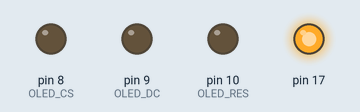
Recording of a sketch running on a simulated SparkFun Pro Micro, built with avr-gcc and run on an emulated ATmega32U4. Shown: output pins drawn as LEDs (lit = HIGH). Pins used as bus, display or sensor lines are not drawn.

Above: at 0.1 s.
At 1.0 s:
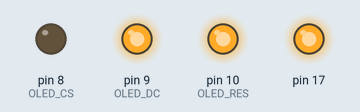
Timing chart, 0 to 2.5 s (numbered marks = the images above):
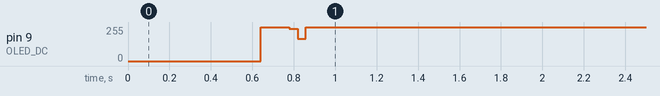

The sketch:

Code.ino
```cpp
/**********************************************
 * MLX90614_with_OLED_SSD1351_Thermometer
 * MLX90614的学习与测试
 * 通过OLED屏幕卖家提供的C51代码适配Arduino
 * 软件模拟IO方式实现I2C、SMBus
 *
 * Modify：
 * 切换使用硬件SPI
 * -20201119
 * 添加I2C驱动
 * -20201126
 * 参考不知名大佬代码重写I2C.cpp
 * -20201212
 *
 * Author：
 * Created 14 Dec. 2020
 * by Lexsion Lee
 * https://Lexsion.com
 *
 * 硬件：
 * 平台：Arduino Pro Micro
 * IO:
 * OLED_CLK 15
 * OLED_DIN 16
 * OLED_RES 10
 * OLED_DC 9
 * OLED_CS 8
 *
 * I2C_SDA 2
 * I2c_SCL 3
 *
 * OLED驱动文件：
 * oled.h & oled.cpp
 * -- oledfont.h
 * -- SPI.h & SPI.cpp
 * MLX90614驱动：
 * MLX90614.cpp & MLX90614.h
 * -- i2c.cpp & i2c.h
 *********************************************/

#include "SPI.h"
#include "oled.h"
#include "i2c.h"
#include "MLX90614.h"

float thermo_TOBJ1; //存储温度数据
unsigned char cfb; //摄氏度华氏度指示，0为摄氏，1为华氏 //*!避免出现2，是个警告标识
unsigned int disp_color;  //BLUE:sub35.90 ; GREEN:35.90~37.3 ; ORANGE：37.3~38.00 ; RED:over38.00

//函数声明区域：
void DispWell(uu16 y_posi,uu16 color); //显示欢迎信息
void ThermoDisplay(float dat_disp);  //显示温度
void Write_EMISS(unsigned int dat_e);  //写EMISS数据，并显示是否成功

void setup() {
  // put your setup code here, to run once:

  BACK_COLOR=BLACK ;  //默认背景色
  disp_color = BLUE;  //默认温度显示颜色
  cfb = 0;          //默认摄氏温标

  //IO初始化
  OLED_IOInit();
  SPI.begin();
  mlx_Init();

  OLED_Init();  //OLED初始化

  //开始绘制基础界面
  OLED_Fill(0,0,127,23,RED);
  OLED_ShowString(7,4,"IR Thermometer", BLACK);
  OLED_ShowString(8,80,"by Lexsion.NET",ORANGE);
  OLED_ShowCF(103,52,cfb,disp_color);
  OLED_Fill(46,64,52,70,disp_color);
  OLED_ShowNumBig(0,34,11,disp_color);
  OLED_ShowNumBig(21,34,11,disp_color);
  OLED_ShowNumBig(59,34,11,disp_color);
  OLED_ShowNumBig(80,34,11,disp_color);

  DispWell(28,YELLOW);         //显示欢迎
  /********************完成绘制***********************/

  delay(1500);   //延时1.5S等待MLX90614数据稳定

  //写EMISS
  //Write_EMISS(0xD99B);
}


void loop() {
  // put your main code here, to run repeatedly:
    thermo_TOBJ1 = mlx90614_read(MLX90614_TOBJ1)*0.02-273.15; //读取温度数据
    ThermoDisplay(thermo_TOBJ1); //将温度显示到屏幕

//    以下为测试代码：
//    OLED_ShowNum(31,28,(thermo_TOBJ1),2,RED);
//    OLED_ShowNum1(47,28,(thermo_TOBJ1),2,RED);
//    tempDisplay();

    delay(3000);    //延时三秒~，实现大约每3秒刷新一次数据
}

/******************************************************************************
      函数说明：绘制显示区域中心的温度内容
      入口数据：float dat_disp 温度数据
      返回值：  无
******************************************************************************/
void ThermoDisplay(float dat_disp)
{
  unsigned char i,temp;
  unsigned char enshow = 0;
  unsigned int vl;
  vl = dat_disp * 100;   //将要显示的温度值乘以100

  //根据温度值判断显示颜色
  if(vl <= 3590)
  {
    disp_color = BLUE;
  }else if(vl <= 3730)
  {
    disp_color = GREEN;
  }else if(vl <= 3800)
  {
    disp_color = ORANGE;
  }else if(vl > 3800)
  {
    disp_color = RED;
  }

  OLED_Fill(31,28,95,44,BLACK);
  OLED_Fill(46,64,52,70,disp_color);
  OLED_ShowCF(103,52,cfb,disp_color);

  for(i=0; i<2; i++)
  {
    temp = (vl/mypow(10,3-i))%10;
    if(enshow==0 && i<1)
    {
      if(temp == 0)
      {
        OLED_Fill(21*i,34,21*(i+1),82,BLACK);
        continue;
      }else enshow = 1;
    }
    OLED_ShowNumBig(21*i,34,temp,disp_color);
  }
  for(i=0; i<2; i++)
  {
    temp = (vl/mypow(10,1-i))%10;
    OLED_ShowNumBig(59+(21*i),34,temp,disp_color);
  }

//根据温度判断是否显示警告标志
  if(vl > 3800)
  {
    OLED_ShowCF(103,28,2,disp_color);             //显示警告标识
  }else
  {
    OLED_ShowCF(103,28,2,BLACK);
  }
}

/******************************************************************************
      函数说明：OLED显示汉字 欢迎使用
      入口数据：  y_posi 起始Y坐标  //28
                color  颜色
      返回值：  无
******************************************************************************/
void DispWell(uu16 y_posi,uu16 color)
{
  OLED_ShowChinese(31,y_posi,0,16,color);
  OLED_ShowChinese(47,y_posi,1,16,color);
  OLED_ShowChinese(63,y_posi,2,16,color);
  OLED_ShowChinese(79,y_posi,3,16,color);
}

/******************************************************************************
      函数说明： 修改EMISS，并显示结果
      入口数据：  dat_e  要修改的EMISS值

      返回值：  无
******************************************************************************/
void Write_EMISS(unsigned int dat_e)
{
  if(mlx90614_write_EMISS(dat_e) == 0x00)
  {
    OLED_Fill(0,80,127,95,BLACK);
    OLED_ShowString(8,80,"EMISS Changed!",ORANGE);
    delay(1000);
    OLED_Fill(0,80,127,95,BLACK);
    OLED_ShowString(8,80,"by Lexsion.NET",ORANGE);
  }else
  {
    OLED_Fill(0,80,127,95,BLACK);
    OLED_ShowString(8,80,"EMISS WR FAIL!",ORANGE);
    delay(1000);
    OLED_Fill(0,80,127,95,BLACK);
    OLED_ShowString(8,80,"by Lexsion.NET",ORANGE);
  }
}
```

MLX90614.cpp
```cpp
#include"MLX90614.h"
#include<Arduino.h>
#include"i2c.h"

/******************************************************************************
      函数说明：MLX90614 IO口初始化
      入口数据：无
      返回值：  无
******************************************************************************/
void mlx_Init()
{
  I2C_sw_IOInit();
  delay(100);
}

/******************************************************************************
      函数说明：读MLX90614中某个地址的16位数据
      入口数据：unsigned char dat_addr  读取的寄存器地址
      返回值：  unsigned int dat_result  返回数据
******************************************************************************/
unsigned int mlx90614_read(unsigned char dat_addr)
{
  unsigned int dat_result = 0x0000;
  MEM_READ(MLX90614_I2CADDR, dat_addr ,&dat_result);
  return dat_result;
}

/******************************************************************************
      函数说明：写MLX90614中某个地址的16位数据
      入口数据：unsigned char dat_addr 数据写入地址, unsigned int dat 待写的数据
      返回值：  无
******************************************************************************/
void mlx90614_write(unsigned char dat_addr, unsigned int dat)
{
  EEPROM_WRITE(MLX90614_I2CADDR, dat_addr, (dat&0x00FF),(dat>>8));
}

/******************************************************************************
      函数说明：写MLX90614中EMISS并检查写入是否成功
      入口数据：unsigned int dat 待写的数据
      返回值：  0x00成功，0x01失败
******************************************************************************/
unsigned char mlx90614_write_EMISS(unsigned int dat)
{
  //写EMISS需要写0x0000,再写自定义数据
  mlx90614_write(MLX90614_EMISS, 0x0000);
  delay(500);
  mlx90614_write(MLX90614_EMISS, dat);
  delay(500);
  if(dat != mlx90614_read(MLX90614_EMISS))
  {
    return 0x01;
  }else
  {
    return 0x00;
  }
}
```

MLX90614.h
```cpp
#ifndef _MLX90614_H
#define _MLX90614_H


//宏定义MLX90614寄存器地址
#define MLX90614_I2CADDR 0x5A

// RAM
#define MLX90614_RAWIR1 0x04
#define MLX90614_RAWIR2 0x05
#define MLX90614_TA 0x06
#define MLX90614_TOBJ1 0x07
#define MLX90614_TOBJ2 0x08
// EEPROM
#define MLX90614_TOMAX 0x20
#define MLX90614_TOMIN 0x21
#define MLX90614_PWMCTRL 0x22
#define MLX90614_TARANGE 0x23
#define MLX90614_EMISS 0x24
#define MLX90614_CONFIG 0x25
#define MLX90614_ADDR 0x0E
#define MLX90614_ID1 0x3C
#define MLX90614_ID2 0x3D
#define MLX90614_ID3 0x3E
#define MLX90614_ID4 0x3F

//声明函数
void mlx_Init();
unsigned int mlx90614_read(unsigned char addr);
void mlx90614_write(unsigned char dat_addr, unsigned int dat);
unsigned char mlx90614_write_EMISS(unsigned int dat);

#endif
```

i2c.cpp
```cpp
#include "i2c.h"
#include <Arduino.h>


/************软件模拟方式I2C，IO 初始化***************/
void I2C_sw_IOInit()
{
  pinMode(I2C_SCL,OUTPUT);
  pinMode(I2C_SDA,OUTPUT);
  digitalWrite(I2C_SCL,HIGH);
  digitalWrite(I2C_SDA,HIGH);
}


/********开启90614的I2C总线********/
unsigned char I2CStart(void)
{
  I2C_sw_SDA_Set();
  I2C_sw_SCL_Set();
  I2C_sw_Wait();
  if(digitalRead(I2C_SDA) == LOW)
  {
      return false;      //SDA线为低电平则总线忙,退出
  }
  I2C_sw_SDA_Clr();
  I2C_sw_Wait();
  if(digitalRead(I2C_SDA) == HIGH)
  {
      return false;      //SDA线为高电平则总线出错,退出
  }
  I2C_sw_SCL_Clr();
  I2C_sw_Wait();

  return true;
}


/********关闭90614的I2C总线*******/
void I2CStop(void)
{
  pinMode(I2C_SDA,OUTPUT);
  pinMode(I2C_SCL,OUTPUT);

  I2C_sw_SDA_Clr();
  I2C_sw_SCL_Clr();
  I2C_sw_Wait();
  I2C_sw_SCL_Set();
  I2C_sw_Wait();
  I2C_sw_SDA_Set();
}


/*********发送 ACK*********/
void I2CAck(void)
{
  pinMode(I2C_SDA,OUTPUT);
  pinMode(I2C_SCL,OUTPUT);

  I2C_sw_SDA_Clr();
  I2C_sw_SCL_Clr();
  I2C_sw_Wait();
  I2C_sw_SCL_Set();
  I2C_sw_Wait();
  I2C_sw_SCL_Clr();
}


/*********发送NO ACK*********/
void I2CNoAck(void)
{
  pinMode(I2C_SDA,OUTPUT);
  pinMode(I2C_SCL,OUTPUT);

  I2C_sw_SDA_Set();
  I2C_sw_SCL_Clr();
  I2C_sw_Wait();
  I2C_sw_SCL_Set();
  I2C_sw_Wait();
  I2C_sw_SCL_Clr();
}


/*********读取ACK信号*********/
unsigned char I2CWaitAck(void)  //返回为:1=有ACK,0=无ACK
{
  unsigned char errtime = 255;

  I2C_sw_SCL_Clr();
  pinMode(I2C_SDA,INPUT);
  I2C_sw_Wait();
  I2C_sw_SCL_Set();
  I2C_sw_Wait();
  while(digitalRead(I2C_SDA) == HIGH)
  {
    errtime--;
    if (!errtime)
    I2C_sw_SCL_Clr();
    return false;
  }
  I2C_sw_SCL_Clr();

  return true;
}


/************MCU向90614发送一个字节*************/
void I2CSendByte(unsigned char demand) //数据从高位到低位//
{
  unsigned char i=8;

  pinMode(I2C_SDA,OUTPUT);

  while(i--)
  {
    I2C_sw_SCL_Clr();
    asm("NOP");
    if(demand & 0x80)
    {I2C_sw_SDA_Set();}
    else
    {I2C_sw_SDA_Clr();}

    demand<<=1;
    I2C_sw_Wait();
    I2C_sw_SCL_Set();
    I2C_sw_Wait();
  }
  I2C_sw_SCL_Clr();
}


/*********MCU从90614接收一字节*********/
unsigned char I2CReceiveByte(void)  //数据从高位到低位//
{
  unsigned char i=8;
  unsigned char ddata=0;

  pinMode(I2C_SDA,INPUT);
  while(i--)
  {
    ddata<<=1;          //数据从高位开始读取
    I2C_sw_SCL_Clr();
    I2C_sw_Wait();
    I2C_sw_SCL_Set();
    I2C_sw_Wait();     //从高位开始 ddata|=SDA;ddata<<=1
    if(digitalRead(I2C_SDA) == HIGH)
    {
      ddata |= 0x01;
    }
  }
  I2C_sw_SCL_Clr();

  return ddata;
}


//READ DATA FROM RAM/EEPROM
//Name: MEM_READ
//Function: Read the data from MLX90614 with given slave address and command
//Parameters: unsigned char slave_addR (slave address)
//            unsigned char cmdR   (command)
//Return: unsigned long int Data
//--------------------------------------

unsigned char  MEM_READ(unsigned char slave_addR, unsigned char cmdR , unsigned int *temp_data)
{
   unsigned char DataL;                    //
   unsigned char DataH;        //Data packets from MLX90614
         int temp_dat;
   unsigned char Pecreg;         //Calculated PEC byte storage
         unsigned char arr[6];         //Buffer for the sent bytes
   unsigned char ack_nack;
   unsigned char SLA;
         unsigned char error_timer = 0,n,date[3];  //error calculated

   SLA=(slave_addR<<1);

         do
         {
           if(error_timer>=5)
           break;
           error_timer ++;

        //write command
           I2CStart();
           I2CSendByte(SLA);
           if( I2CWaitAck() == false)
           {
             I2CStop();
             continue;
           }
           I2CSendByte(cmdR);
           if( I2CWaitAck() == false)
           {
             I2CStop();
             continue;
           }

        //read data
           I2CStart();
           I2CSendByte(SLA+1);
           if( I2CWaitAck() == false)
           {
             I2CStop();
             continue;
           }

           for(n=0;n<3;n++)
     {
        date[n]=I2CReceiveByte();
        if (n!=2)         //最后一个数据不应答
        {
     I2CAck();
        }
     }
  I2CNoAck();
  I2CStop();

         arr[5]=(SLA);
         arr[4]=cmdR;
         arr[3]=(SLA+1);
         arr[2]=date[0];
         arr[1]=date[1];
         arr[0]=0;
        Pecreg = PEC_Calculation(arr);


         }while((Pecreg!=date[2]));

         if(error_timer<5)
          {
              (*temp_data) = (date[1]<<8)|date[0];
              return true;
          }

         return false;


}


//写eeprom
void EEPROM_WRITE(unsigned char slave_addW,unsigned char cmdW,unsigned char DataL,unsigned char DataH)
{

     unsigned char Pecreg;          //Calculated PEC byte storage
     unsigned char SLA;
     unsigned char arr1[6];         //Buffer for the transmitted bytes
     unsigned char error_timer = 0;

     SLA=(slave_addW<<1);

     arr1[5] = 0;
     arr1[4] = SLA;
     arr1[3] = cmdW;
     arr1[2] = DataL;
     arr1[1] = DataH;
     arr1[0] = 0;

     Pecreg = PEC_Calculation(arr1);


    do
     {
         error_timer++;
       if(error_timer>5)
         break;
         I2CStart();
         I2CSendByte(SLA);

        if( I2CWaitAck() == false)
        {
          I2CStop();

          continue;
        }

         I2CSendByte(cmdW);

        if( I2CWaitAck() == false)
        {
          I2CStop();
          continue;
        }

         I2CSendByte(DataL);

        if( I2CWaitAck() == false)
        {
          I2CStop();
          continue;
        }

         I2CSendByte(DataH);

        if( I2CWaitAck() == false)
        {
          I2CStop();
          continue;
        }

         I2CSendByte(Pecreg);

        if( I2CWaitAck() == false)
        {
          I2CStop();
          continue;
        }
     } while(1);

     I2CStop();
     delay(100);
}


/*******************************************************************************
* Function Name  : PEC_calculation
* Description    : Calculates the PEC of received bytes
* Input          : pec[]
* Output         : None
* Return         : pec[0]-this byte contains calculated crc value
*******************************************************************************/
unsigned char  PEC_Calculation(unsigned char  pec[])
{
    unsigned char  crc[6];
    unsigned char  BitPosition=47;
    unsigned char  shift;
    unsigned char  i;
    unsigned char  j;
    unsigned char  temp;

    do
    {
        /*Load pattern value 0x000000000107*/

        crc[5]=0;
        crc[4]=0;
        crc[3]=0;
        crc[2]=0;
        crc[1]=0x01;
        crc[0]=0x07;

        /*Set maximum bit position at 47 ( six bytes byte5...byte0,MSbit=47)*/
        BitPosition=47;

        /*Set shift position at 0*/
        shift=0;

        /*Find first "1" in the transmited message beginning from the MSByte byte5*/
        i=5;
        j=0;
        while((pec[i]&(0x80>>j))==0 && i>0)
        {
            BitPosition--;
            if(j<7)
            {
                j++;
            }
            else
            {
                j=0x00;
                i--;
            }
        }/*End of while */

        /*Get shift value for pattern value*/
        shift=BitPosition-8;

        /*Shift pattern value */
        while(shift)
        {
            for(i=5; i<0xFF; i--)
            {
                if((crc[i-1]&0x80) && (i>0))
                {
                    temp=1;
                }
                else
                {
                    temp=0;
                }
                crc[i]<<=1;
                crc[i]+=temp;
            }/*End of for*/
            shift--;
        }/*End of while*/

        /*Exclusive OR between pec and crc*/
        for(i=0; i<=5; i++)
        {
            pec[i] ^=crc[i];
        }/*End of for*/
    }
    while(BitPosition>8); /*End of do-while*/

    return pec[0];
}
```

i2c.h
```cpp
#ifndef _I2C_H
#define _I2C_H

//定义I2C IO口线

#define I2C_SCL   3
#define I2C_SDA   2

/*********I2C延时***********/
#define I2C_sw_Wait();      delayMicroseconds(5);

//定义口线操作
#define I2C_sw_SCL_Set()  digitalWrite(I2C_SCL,HIGH)
#define I2C_sw_SCL_Clr()  digitalWrite(I2C_SCL,LOW)

#define I2C_sw_SDA_Set()  digitalWrite(I2C_SDA,HIGH)
#define I2C_sw_SDA_Clr()  digitalWrite(I2C_SDA,LOW)

void I2C_sw_IOInit();
unsigned char I2CStart(void);
void I2CStop(void);
void I2CAck(void);
void I2CNoAck(void);
unsigned char I2CWaitAck(void);
void I2CSendByte(unsigned char demand);
unsigned char I2CReceiveByte(void);
unsigned char  MEM_READ(unsigned char slave_addR, unsigned char cmdR , unsigned int *temp_data);
void EEPROM_WRITE(unsigned char slave_addW,unsigned char cmdW,unsigned char DataL,unsigned char DataH);
unsigned char  PEC_Calculation(unsigned char  pec[]);

#endif
```

Source omitted: oled.cpp (21348 bytes), oled.h (3236 bytes), oledfont.h (data table, 21764 bytes)
